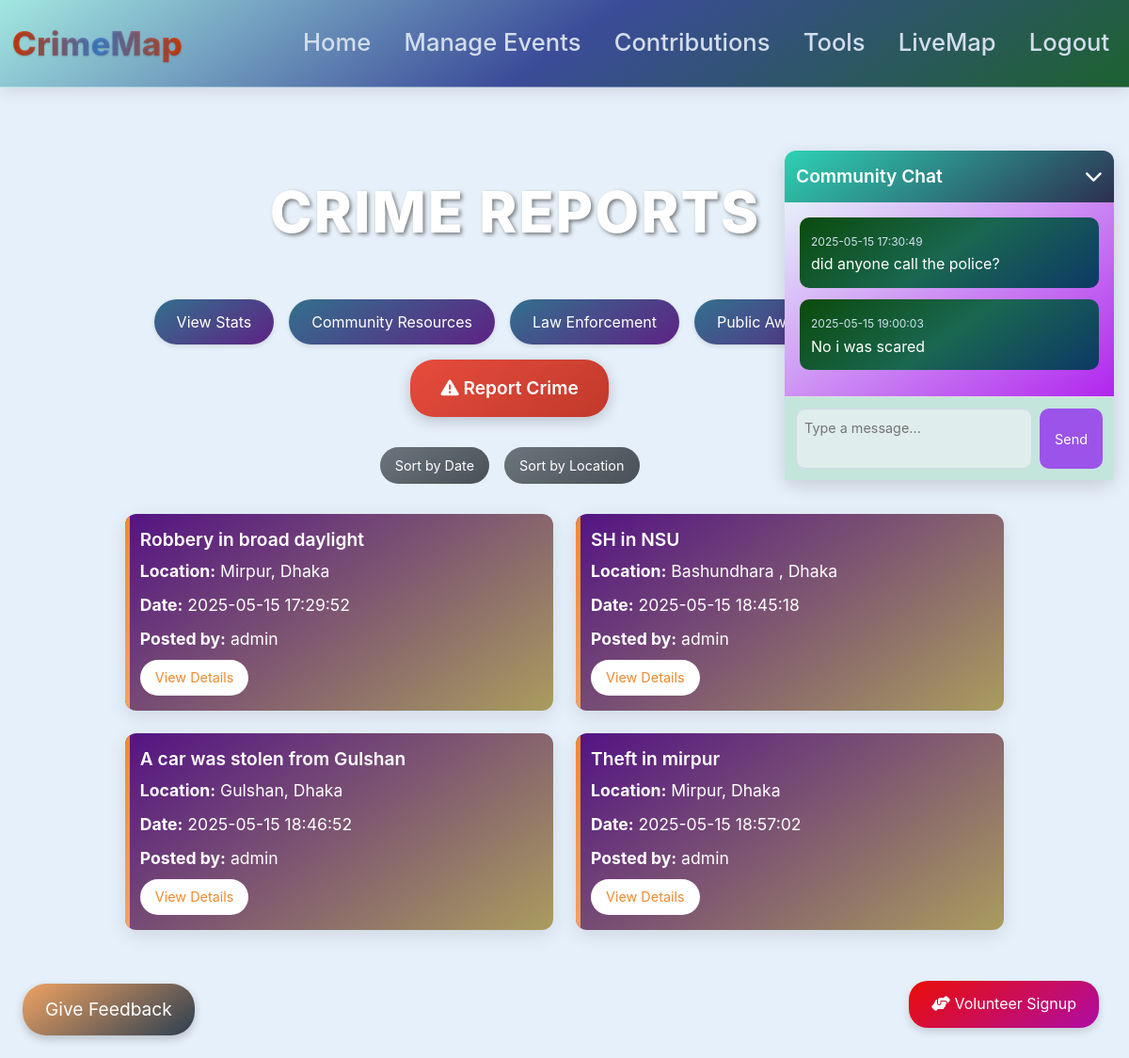
Page / (signed in) on the earlier database version.
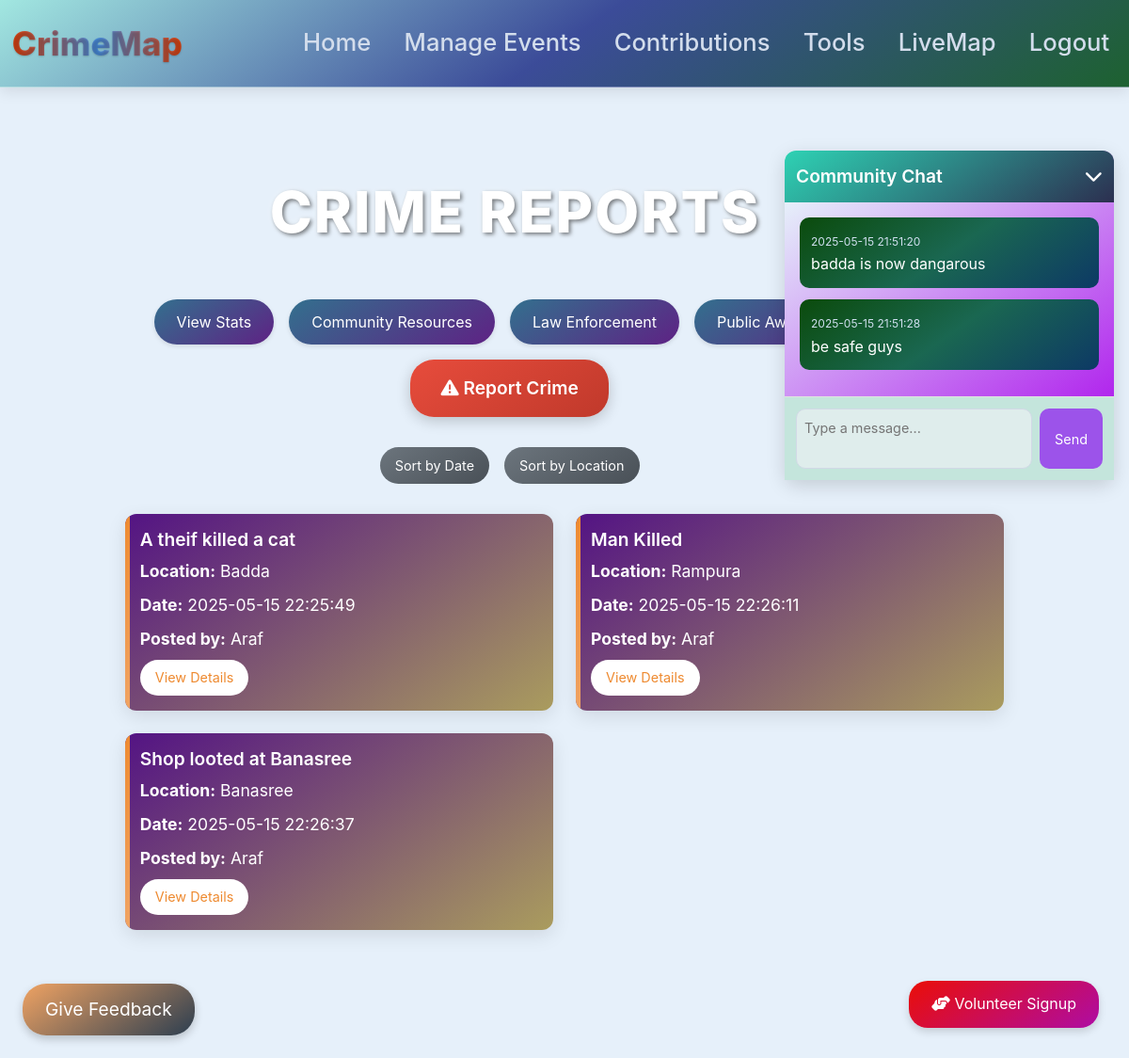
Same page on the later database version.
### website/models.py (models this page shows)
class Crime(db.Model):
    __tablename__ = 'crime'
    __table_args__ = {'extend_existing': True}
    id = db.Column(db.Integer, primary_key=True)
    title = db.Column(db.String(100))
    location = db.Column(db.String(100))
    data = db.Column(db.String(10000))
    date = db.Column(db.DateTime(timezone=True), default=func.now())
    user_id = db.Column(db.Integer, db.ForeignKey('user.id'))

class User(db.Model, UserMixin):
    id = db.Column(db.Integer, primary_key=True)
    email = db.Column(db.String(150), unique=True)
    password = db.Column(db.String(150))
    first_name = db.Column(db.String(150))
    crimes = db.relationship('Crime', backref='user', lazy=True)

class Chat(db.Model):
    __tablename__ = 'chat'
    id = db.Column(db.Integer, primary_key=True)
    user_id = db.Column(db.Integer, db.ForeignKey('user.id'))
    text = db.Column(db.String(1500))
    timestamp = db.Column(db.DateTime(timezone=True), default=func.now())

### website/views.py (the view)
@views.route('/', methods=['GET', 'POST'])
@login_required
def home():
    chats = Chat.query.all()
    crimes = Crime.query.all()
    categories = Category.query.all()
    for crime in crimes:
        crime.user = User.query.get(crime.user_id)
        if crime.location and crime.location not in crime_locations:
            crime_locations.append(crime.location)
    return render_template("home.html",
                          user=current_user,
                          crimes=crimes,
                          categories=categories,
                          chats=chats)

### website/__init__.py (called while the page is built)
def create_app():
    app = Flask(__name__)
    app.config['SECRET_KEY'] = 'hjshjhdjah kjshkjdhjs'
    app.config['SQLALCHEMY_DATABASE_URI'] = f'sqlite:///{DB_NAME}'
    db.init_app(app)
    from .views import views
    from .auth import auth
    from .feedbacks import feedbacks
    app.register_blueprint(views, url_prefix='/')
    app.register_blueprint(auth, url_prefix='/')
    app.register_blueprint(feedbacks, url_prefix='/feedbacks')
    from .models import User
    with app.app_context():
        db.create_all()
    login_manager = LoginManager()
    login_manager.login_view = 'auth.login'
    login_manager.init_app(app)
    @login_manager.user_loader
    def load_user(id):
        return User.query.get(int(id))
    return app

### website/views.py (called while the page is built)
@views.context_processor
def inject_upcoming_events():
    upcoming_events = Event.query.filter(Event.date > datetime.now()).count()
    return {'upcoming_events': upcoming_events}

### website/templates/home.html (shortened to what this page needs)
{% extends "base.html" %}
{% block content %}
<h1 class="main-title">Crime Reports</h1>
<div class="button-container">
    <a href="{{ url_for('views.stats') }}" class="btn btn-info" data-toggle="tooltip" title="View crime statistics">View Stats</a>
    <a href="{{ url_for('views.community_resources') }}" class="btn btn-info" data-performance="tooltip" title="Access community support">Community Resources</a>
    <a href="{{ url_for('views.law_enforcement') }}" class="btn btn-info" data-toggle="tooltip" title="Connect with law enforcement">Law Enforcement</a>
    <a href="{{ url_for('views.public_awareness') }}" class="btn btn-info" data-toggle="tooltip" title="Learn about safety">Public Awareness</a>
    <a href="{{ url_for('views.report_crime') }}" class="btn btn-info" style="background: linear-gradient(145deg, #e74c3c, #c0392b); font-size: 1.2rem; padding: 1rem 2rem; font-weight: 600; box-shadow: 0 4px 15px rgba(0, 0, 0, 0.2);" data-toggle="tooltip" title="Report a new crime">
        <i class="fas fa-exclamation-triangle"></i> Report Crime
    </a>
</div>
<div style="position: fixed; bottom: 10px; left: 10px;">
    <a href="/feedbacks" class="feedback-button">Give Feedback</a>
</div>
<div class="filter-container">
    <button class="filter-btn" onclick="filterCrimes('date')" data-toggle="tooltip" title="Sort crimes by date">Sort by Date</button>
    <button class="filter-btn" onclick="filterCrimes('location')" data-toggle="tooltip" title="Sort crimes by location">Sort by Location</button>
</div>
<div class="crime-grid" id="crimeContainer">
    {% for crime in crimes %}
    <div class="crime-card">
        <h3>{{ crime.title }}</h3>
        <p class="crime-location"><strong>Location:</strong> {{ crime.location }}</p>
        <p class="crime-date"><strong>Date:</strong> {{ crime.date.strftime('%Y-%m-%d %H:%M:%S') }}</p>
        <p><strong>Posted by:</strong> {{ crime.user.first_name }}</p>
        <button class="btn" onclick="openModal('{{ crime.id }}', '{{ crime.title | replace('\'', '\\\'') }}', '{{ crime.location | replace('\'', '\\\'') }}', '{{ crime.data | replace('\'', '\\\'') }}', '{{ crime.date.strftime('%Y-%m-%d %H:%M:%S') }}', '{{ crime.user.first_name | replace('\'', '\\\'') }}')">View Details</button>
    </div>
    {% endfor %}
</div>
<div class="chat-container" id="chatContainer">
    <div class="chat-header" onclick="toggleChat()">
        <span>Community Chat</span>
        <i class="fas fa-chevron-down" id="chatToggleIcon"></i>
    </div>
    <div class="chat-messages" id="chatMessages">
        {% for chat in chats %}
        <div class="chat-message" data-chat-id="{{ chat.id }}">
            <small>{{ chat.timestamp.strftime('%Y-%m-%d %H:%M:%S') }}</small>
            <div>{{ chat.text }}</div>
        </div>
        {% endfor %}
    </div>
    <div class="chat-input">
        <form id="chatForm">
            <textarea name="text" required placeholder="Type a message..." aria-label="Chat message input"></textarea>
            <button type="submit" data-toggle="tooltip" title="Send message">Send</button>
        </form>
    </div>
</div>
<a href="/volunteer_signup" class="volunteer-button" data-toggle="tooltip" title="Sign up to be a volunteer">
    <i class="fas fa-hands-helping"></i> Volunteer Signup
</a>
{% endblock %}

### website/templates/base.html (shortened to what this page needs)
<!DOCTYPE html>
<html lang="en">
  <head>
    <link
      rel="stylesheet"
      href="https://cdn.jsdelivr.net/npm/bootstrap@4.4.1/dist/css/bootstrap.min.css"
    />
  </head>
  <body>
<nav class="navbar navbar-expand-lg">
  <a class="navbar-brand" href="/" data-toggle="tooltip" title="CrimeMap Homepage">CrimeMap</a>
  <div class="collapse navbar-collapse" id="navbar">
    <ul class="navbar-nav ml-auto">
      {% if current_user.is_authenticated %}
        <li class="nav-item">
          <a class="nav-link" id="home" href="/" data-toggle="tooltip" title="Go to homepage">Home</a>
        </li>
        {% if user.id == 1 %}
        <li class="nav-item">
          <a class="nav-link" href="{{ url_for('views.manage_events') }}">Manage Events</a>
        </li>
        <li class="nav-item">
          <a class="nav-link" href="{{ url_for('views.admin_contributions') }}">Contributions</a>
        </li>
        {% endif %}
        {% if user.id == 1 %}
        <li class="nav-item">
          <a class="nav-link" id="admin-tools" href="/admin-tools" data-toggle="tooltip" title="Access admin tools">Tools</a>
        </li>
        {% endif %}
        <li class="nav-item">
          <a class="nav-link" id="live-map" href="{{ url_for('views.live_map') }}" data-toggle="tooltip" title="View live crime map">LiveMap</a>
        </li>
        <li class="nav-item">
          <a class="nav-link" id="logout" href="/logout" data-toggle="tooltip" title="Sign out">Logout</a>
        </li>
      {% endif %}
    </ul>
  </div>
</nav>
    <div class="container">{% block content %} {% endblock %}</div>
  </body>
</html>

### website/templates/base.html (style rules this page uses)
body { background-color: #e6f0fa; color: #2c3e50; font-family: -apple-system, BlinkMacSystemFont, "Segoe UI", Roboto, sans-serif; line-height: 1.6; }
.navbar { background: linear-gradient(145deg, rgba(158, 230, 223, 0.95), rgba(50, 66, 147, 0.95),rgba(18, 89, 37, 0.95)); box-shadow: 0 4px 15px rgba(0, 0, 0, 0.1); padding: .8rem; border-bottom: 1px solid rgba(209, 217, 230, 0.5); }
.navbar-brand { background: linear-gradient(90deg, #e5440e, #4a90e2,#e5440e); -webkit-background-clip: text; -webkit-text-fill-color: transparent; font-weight: 780; font-size: 2.2rem; text-shadow: 0 1px 2px rgba(0, 0, 0, 0.2); transition: opacity 0.3s ease; position: relative; }
.navbar-brand::after { content: ''; width: 0; height: 2px; background: #4a90e2; position: absolute; bottom: -2px; left: 0; transition: width 0.3s ease; }
.nav-link { color: #d3ddec !important; font-size: 1.6rem; font-weight: 500; padding: 0.5rem 1rem; margin-left: 1.2rem; position: relative; transition: color 0.3s ease; }
.nav-link::after { content: ''; width: 0; height: 2px; background: #4a90e2; position: absolute; bottom: 0; left: 50%; transform: translateX(-50%); transition: width 0.3s ease; }
.container { max-width: 1200px; padding: 2.5rem 1rem; }

Differences in the rows shown:
removed Crime: title "Robbery in broad daylight", location "Mirpur, Dhaka", date "2025-05-15 17:29:52", user.first_name "admin"
removed Crime: title "SH in NSU", location "Bashundhara , Dhaka", date "2025-05-15 18:45:18", user.first_name "admin"
removed Crime: title "A car was stolen from Gulshan", location "Gulshan, Dhaka", date "2025-05-15 18:46:52", user.first_name "admin"
removed Crime: title "Theft in mirpur", location "Mirpur, Dhaka", date "2025-05-15 18:57:02", user.first_name "admin"
removed Chat: timestamp "2025-05-15 17:30:49", text "did anyone call the police?"
removed Chat: timestamp "2025-05-15 19:00:03", text "No i was scared"
added Crime: title "A theif killed a cat", location "Badda", date "2025-05-15 22:25:49", user.first_name "Araf"
added Crime: title "Man Killed", location "Rampura", date "2025-05-15 22:26:11", user.first_name "Araf"
added Crime: title "Shop looted at Banasree", location "Banasree", date "2025-05-15 22:26:37", user.first_name "Araf"
added Chat: timestamp "2025-05-15 21:51:20", text "badda is now dangarous"
added Chat: timestamp "2025-05-15 21:51:28", text "be safe guys"
